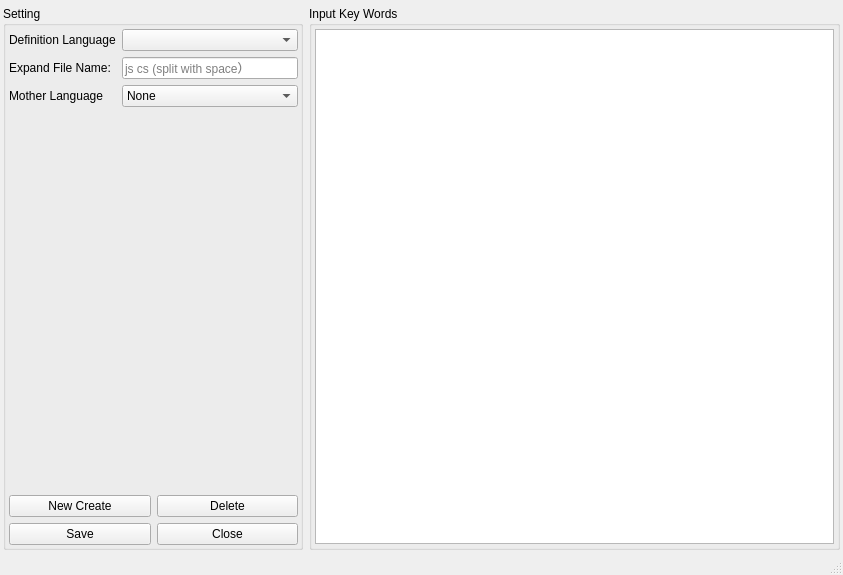
<?xml version="1.0" encoding="UTF-8"?>
<ui version="4.0">
 <class>LangStyleDefineClass</class>
 <widget class="QMainWindow" name="LangStyleDefineClass">
  <property name="geometry">
   <rect>
    <x>0</x>
    <y>0</y>
    <width>843</width>
    <height>575</height>
   </rect>
  </property>
  <property name="windowTitle">
   <string>LangStyleDefine</string>
  </property>
  <widget class="QWidget" name="centralWidget">
   <layout class="QHBoxLayout" name="horizontalLayout_4">
    <property name="leftMargin">
     <number>3</number>
    </property>
    <property name="topMargin">
     <number>6</number>
    </property>
    <property name="rightMargin">
     <number>3</number>
    </property>
    <property name="bottomMargin">
     <number>3</number>
    </property>
    <item>
     <widget class="QGroupBox" name="groupBox_2">
      <property name="maximumSize">
       <size>
        <width>300</width>
        <height>16777215</height>
       </size>
      </property>
      <property name="title">
       <string>Setting</string>
      </property>
      <layout class="QVBoxLayout" name="verticalLayout">
       <property name="leftMargin">
        <number>3</number>
       </property>
       <property name="topMargin">
        <number>3</number>
       </property>
       <property name="rightMargin">
        <number>2</number>
       </property>
       <property name="bottomMargin">
        <number>2</number>
       </property>
       <item>
        <layout class="QGridLayout" name="gridLayout_3">
         <item row="0" column="0" colspan="3">
          <widget class="QLabel" name="label">
           <property name="text">
            <string>Definition Language</string>
           </property>
          </widget>
         </item>
         <item row="0" column="3">
          <widget class="QComboBox" name="curDefineLangCb"/>
         </item>
         <item row="1" column="3">
          <widget class="QLineEdit" name="extNameLe">
           <property name="maxLength">
            <number>256</number>
           </property>
           <property name="placeholderText">
            <string>js cs (split with space）</string>
           </property>
          </widget>
         </item>
         <item row="1" column="0" colspan="3">
          <widget class="QLabel" name="label_2">
           <property name="text">
            <string>Expand File Name:</string>
           </property>
          </widget>
         </item>
         <item row="2" column="3">
          <widget class="QComboBox" name="motherLangCb">
           <item>
            <property name="text">
             <string>None</string>
            </property>
           </item>
           <item>
            <property name="text">
             <string>Cpp</string>
            </property>
           </item>
          </widget>
         </item>
         <item row="2" column="0" colspan="3">
          <widget class="QLabel" name="label_3">
           <property name="text">
            <string>Mother Language</string>
           </property>
          </widget>
         </item>
        </layout>
       </item>
       <item>
        <spacer name="verticalSpacer">
         <property name="orientation">
          <enum>Qt::Vertical</enum>
         </property>
         <property name="sizeHint" stdset="0">
          <size>
           <width>17</width>
           <height>382</height>
          </size>
         </property>
        </spacer>
       </item>
       <item>
        <layout class="QGridLayout" name="gridLayout">
         <item row="0" column="1" rowspan="2">
          <widget class="QPushButton" name="delBt">
           <property name="text">
            <string>Delete</string>
           </property>
          </widget>
         </item>
         <item row="0" column="0" rowspan="2">
          <widget class="QPushButton" name="newBt">
           <property name="text">
            <string>New Create</string>
           </property>
          </widget>
         </item>
         <item row="2" column="0" rowspan="2">
          <widget class="QPushButton" name="saveBt">
           <property name="text">
            <string>Save</string>
           </property>
          </widget>
         </item>
         <item row="2" column="1" rowspan="2">
          <widget class="QPushButton" name="saveAsBt">
           <property name="text">
            <string>Close</string>
           </property>
          </widget>
         </item>
        </layout>
       </item>
      </layout>
     </widget>
    </item>
    <item>
     <widget class="QGroupBox" name="groupBox">
      <property name="title">
       <string>Input Key Words</string>
      </property>
      <layout class="QGridLayout" name="gridLayout_2">
       <property name="leftMargin">
        <number>3</number>
       </property>
       <property name="topMargin">
        <number>3</number>
       </property>
       <property name="rightMargin">
        <number>3</number>
       </property>
       <property name="bottomMargin">
        <number>3</number>
       </property>
       <property name="horizontalSpacing">
        <number>3</number>
       </property>
       <property name="verticalSpacing">
        <number>6</number>
       </property>
       <item row="0" column="0">
        <widget class="QPlainTextEdit" name="keyWordEdit"/>
       </item>
      </layout>
     </widget>
    </item>
   </layout>
  </widget>
  <widget class="QStatusBar" name="statusBar"/>
 </widget>
 <layoutdefault spacing="6" margin="11"/>
 <resources/>
 <connections>
  <connection>
   <sender>newBt</sender>
   <signal>clicked()</signal>
   <receiver>LangStyleDefineClass</receiver>
   <slot>slot_new()</slot>
   <hints>
    <hint type="sourcelabel">
     <x>131</x>
     <y>503</y>
    </hint>
    <hint type="destinationlabel">
     <x>318</x>
     <y>547</y>
    </hint>
   </hints>
  </connection>
  <connection>
   <sender>saveBt</sender>
   <signal>clicked()</signal>
   <receiver>LangStyleDefineClass</receiver>
   <slot>slot_save()</slot>
   <hints>
    <hint type="sourcelabel">
     <x>155</x>
     <y>532</y>
    </hint>
    <hint type="destinationlabel">
     <x>273</x>
     <y>551</y>
    </hint>
   </hints>
  </connection>
  <connection>
   <sender>saveAsBt</sender>
   <signal>clicked()</signal>
   <receiver>LangStyleDefineClass</receiver>
   <slot>close()</slot>
   <hints>
    <hint type="sourcelabel">
     <x>249</x>
     <y>520</y>
    </hint>
    <hint type="destinationlabel">
     <x>429</x>
     <y>544</y>
    </hint>
   </hints>
  </connection>
  <connection>
   <sender>delBt</sender>
   <signal>clicked()</signal>
   <receiver>LangStyleDefineClass</receiver>
   <slot>slot_delete()</slot>
   <hints>
    <hint type="sourcelabel">
     <x>275</x>
     <y>491</y>
    </hint>
    <hint type="destinationlabel">
     <x>539</x>
     <y>546</y>
    </hint>
   </hints>
  </connection>
 </connections>
 <slots>
  <slot>slot_new()</slot>
  <slot>slot_save()</slot>
  <slot>slot_delete()</slot>
 </slots>
</ui>
